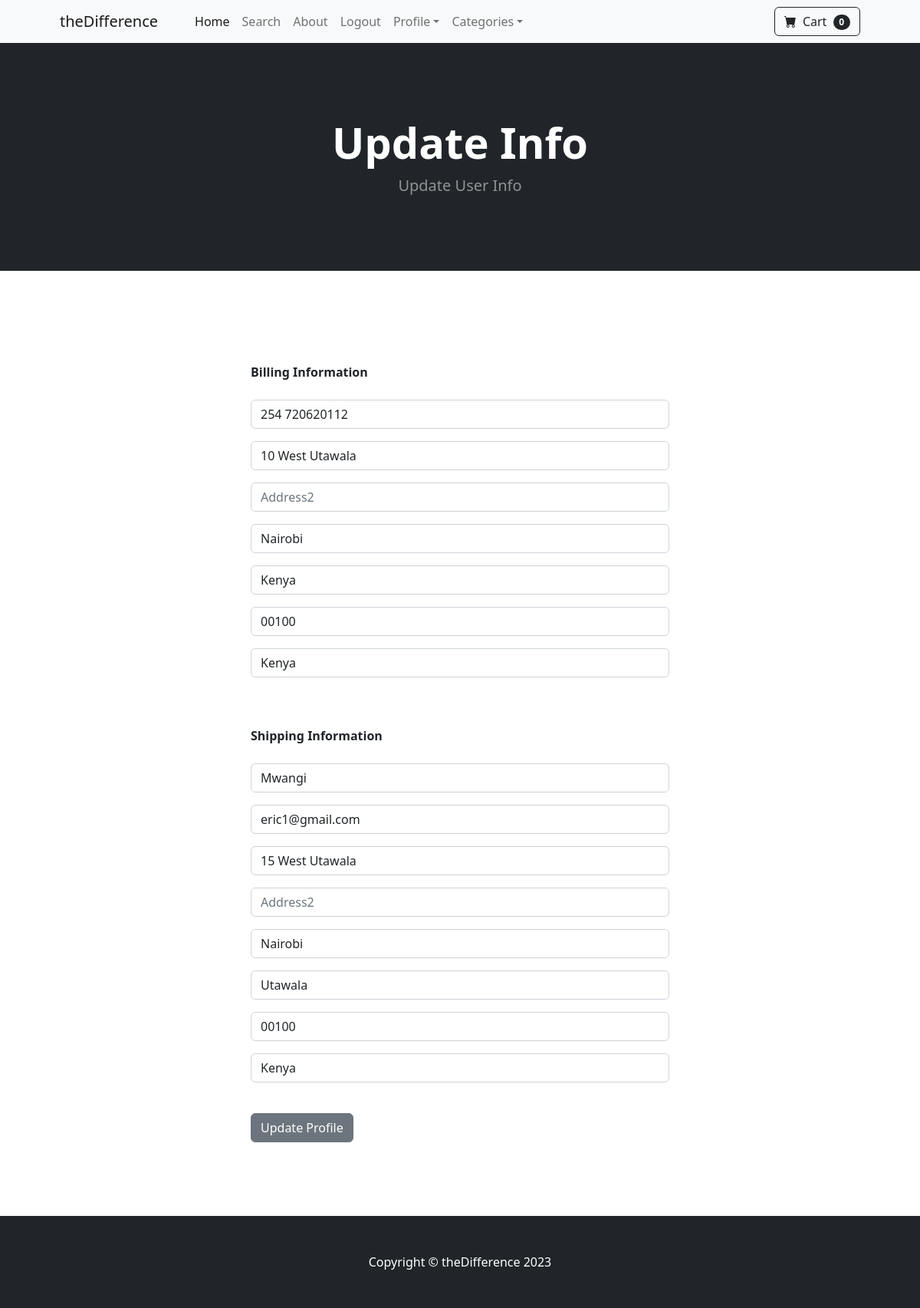
/update_info/ (signed in), run on the app's committed database.
### store/models.py (models this page shows, shortened)
class Profile(models.Model):
    user = models.OneToOneField(User, on_delete=models.CASCADE)
    date_modified = models.DateTimeField(User, auto_now=True)
    phone = models.CharField(max_length=30, blank = True)
    address1 = models.CharField(max_length=200, blank= True)
    address2 = models.CharField(max_length=200, blank= True)
    city = models.CharField(max_length=200, blank= True)
    state = models.CharField(max_length=200, blank= True)
    zipcode = models.CharField(max_length=200, blank= True)
    country = models.CharField(max_length=200, blank= True)
    old_cart = models.CharField(max_length=200, blank= True, null=True)

### payment/models.py (models this page shows, shortened)
class ShippingAddress(models.Model):
    user = models.ForeignKey(User, on_delete=models.CASCADE, null=True)
    shipping_full_name = models.CharField(max_length=255)
    shipping_email = models.CharField(max_length=255)
    shipping_address1 = models.CharField(max_length=255)
    shipping_address2 = models.CharField(max_length=255, null=True, blank=True)
    shipping_city = models.CharField(max_length=255)
    shipping_state = models.CharField(max_length=255, null=True, blank=True)
    shipping_zipcode = models.CharField(max_length=255, null=True, blank=True)
    shipping_country = models.CharField(max_length=255)
    class Meta:
        verbose_name_plural = "Shipping Address"

### store/views.py (the view)
# urls.py: path('update_info/', views.update_info, name='update_info'),
def update_info(request):
    if request.user.is_authenticated:
            current_user = Profile.objects.get(user__id=request.user.id)
            shipping_user = ShippingAddress.objects.get(user__id=request.user.id)
            form = UserInfoForm(request.POST or None, instance=current_user)
            shipping_form = ShippingForm(request.POST or None, instance=shipping_user)
            if form.is_valid() or shipping_form.is_valid():
                form.save()
                shipping_form.save()
                messages.success(request, "Your Info Has Been Updated!!")
                return redirect('home')
            return render(request, "update_info.html", {'form':form, 'shipping_form':shipping_form})
    else:
            messages.success(request, "You Must Be Logged In To Access That Page!!")
            return redirect('home')

### store/forms.py
class UserInfoForm(forms.ModelForm):
	phone = forms.CharField(label="", widget=forms.TextInput(attrs={'class':'form-control', 'placeholder':"Phone"}), required= False)
	address1 = forms.CharField(label="", widget=forms.TextInput(attrs={'class':'form-control', 'placeholder':"Address1"}), required= False)
	address2 = forms.CharField(label="", widget=forms.TextInput(attrs={'class':'form-control', 'placeholder':"Address2"}), required= False)
	city = forms.CharField(label="", widget=forms.TextInput(attrs={'class':'form-control', 'placeholder':"City"}), required= False)
	state = forms.CharField(label="", widget=forms.TextInput(attrs={'class':'form-control', 'placeholder':"State"}), required= False)
	zipcode = forms.CharField(label="", widget=forms.TextInput(attrs={'class':'form-control', 'placeholder':"Zipcode"}), required= False)
	country = forms.CharField(label="", widget=forms.TextInput(attrs={'class':'form-control', 'placeholder':"Country"}), required= False)
	class Meta:
		model = Profile
		fields = ('phone', 'address1', 'address2', 'city', 'state', 'zipcode', 'country')

### cart/cart.py (called while the page is built)
    def __len__(self):
        return len(self.cart)

### cart/context_processors.py (called while the page is built)
def cart(request):
    return{'cart':Cart(request)}

### store/templates/update_info.html (shortened to what this page needs)
{% extends 'base.html' %} {% block content %}
<header class="bg-dark py-5">
  <div class="container px-4 px-lg-5 my-5">
    <div class="text-center text-white">
      <h1 class="display-4 fw-bolder">Update Info</h1>
      <p class="lead fw-normal text-white-50 mb-0">Update User Info</p>
    </div>
  </div>
</header>
<br />
<br />
<br />
<div class="container">
  <div class="row">
    <div class="col-md-6 offset-md-3">
      <br/><br/>
      <strong>Billing Information</strong>
      <br/><br/>
      <form method="POST" action="{% url 'update_info' %}">
        {% csrf_token %} {{form.as_p}}
        <br /><br />
        <strong>Shipping Information</strong>    <br />
        <br/>{{ shipping_form.as_p }}<br/>
        <button type="submit" class="btn btn-secondary">Update Profile</button>
      </form>
      <br /><br />
      <br /><br />
    </div>
  </div>
</div>
{% endblock %}

### data on the page
Profile: phone "254 720620112", address1 "10 West Utawala", city "Nairobi", state "Kenya", zipcode "00100", country "Kenya"
ShippingAddress: shipping_full_name "Mwangi", shipping_email "eric1@gmail.com", shipping_address1 "15 West Utawala", shipping_city "Nairobi", shipping_state "Utawala", shipping_zipcode "00100", shipping_country "Kenya"

### other printed values
{{ cart|length }} "0"
